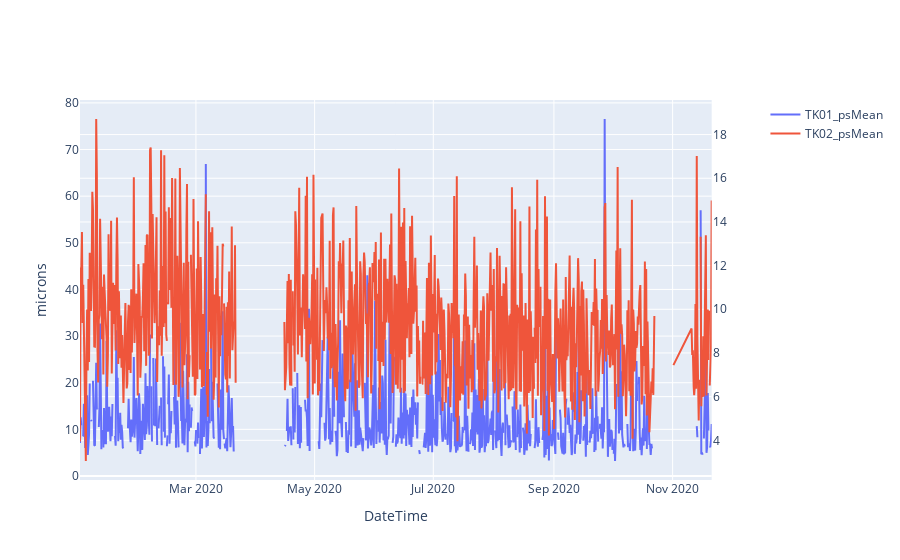

Notebook source saved alongside this figure:
### Code cell
lab_forplot_111tk01 = df_LS[['TK01_ps10', 'TK01_ps50', 'TK01_ps90','TK01_psMean', 'TK01_ps_stdev']]

FIG1 = make_subplots(specs=[[{"secondary_y": True}]])
FIG1.add_trace(go.Scatter(x = df_LS.index, y = df_LS['TK01_psMean'],name='TK01_psMean'))
FIG1.add_trace(go.Scatter(x = df_LS.index, y = df_LS['TK02_psMean'],name='TK02_psMean'), secondary_y=True)
FIG1.update_layout()
FIG1.update_yaxes(title_text="microns", secondary_y=False) # Set y-axes titles primary axis
FIG1.update_xaxes(title_text="DateTime")

### Figure 1 — Plotly figure (JSON) as saved in the notebook; plotly's stock layout.template omitted (floating-point values rounded to 4 significant figures; data arrays with more than 128 entries replaced by an {"elided": "..."} marker saying what was removed)
{"data": [{"name": "TK01_psMean", "type": "scatter", "x": {"elided": "977 str values"}, "y": {"elided": "977 float values"}}, {"name": "TK02_psMean", "type": "scatter", "x": {"elided": "977 str values"}, "xaxis": "x", "y": {"elided": "977 float values"}, "yaxis": "y2"}], "layout": {"xaxis": {"anchor": "y", "domain": [0, 0.94], "title": {"text": "DateTime"}}, "yaxis": {"anchor": "x", "domain": [0, 1], "title": {"text": "microns"}}, "yaxis2": {"anchor": "x", "overlaying": "y", "side": "right"}}}
